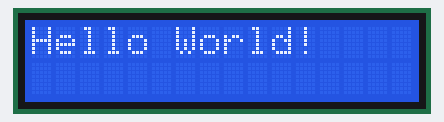
The sketch below on a simulated Arduino Uno, built with avr-gcc and run on an emulated ATmega328P. Parts: 16×2 character LCD.

Above: at 0.1 s.
At 1.1 s:
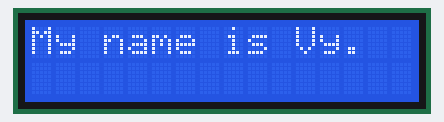

Measured:
- what the display in image 1 shows lasts 1.0 s, from 1.1 s to 2.1 s

The sketch:

Tutorial_48_1_LCD.ino
```cpp
// LCD Display

#include <LiquidCrystal.h>
int rs = 7;
int en = 8;
int d4 = 9;
int d5 = 10;
int d6 = 11;
int d7 = 12;

LiquidCrystal lcd(rs, en, d4, d5, d6, d7);

int dt = 1000;

void setup() {
  // put your setup code here, to run once:

  lcd.begin(16, 2); //16 columns, 2 rows
}

void loop() {
  // put your main code here, to run repeatedly:

  lcd.setCursor(0,0);
  lcd.print("Hello World!");
  delay(dt);

  lcd.setCursor(0,0);
  lcd.print("My name is Vy.");
  delay(dt); // pause then clear

  lcd.clear(); //clears "My name is Vy"
}
```
